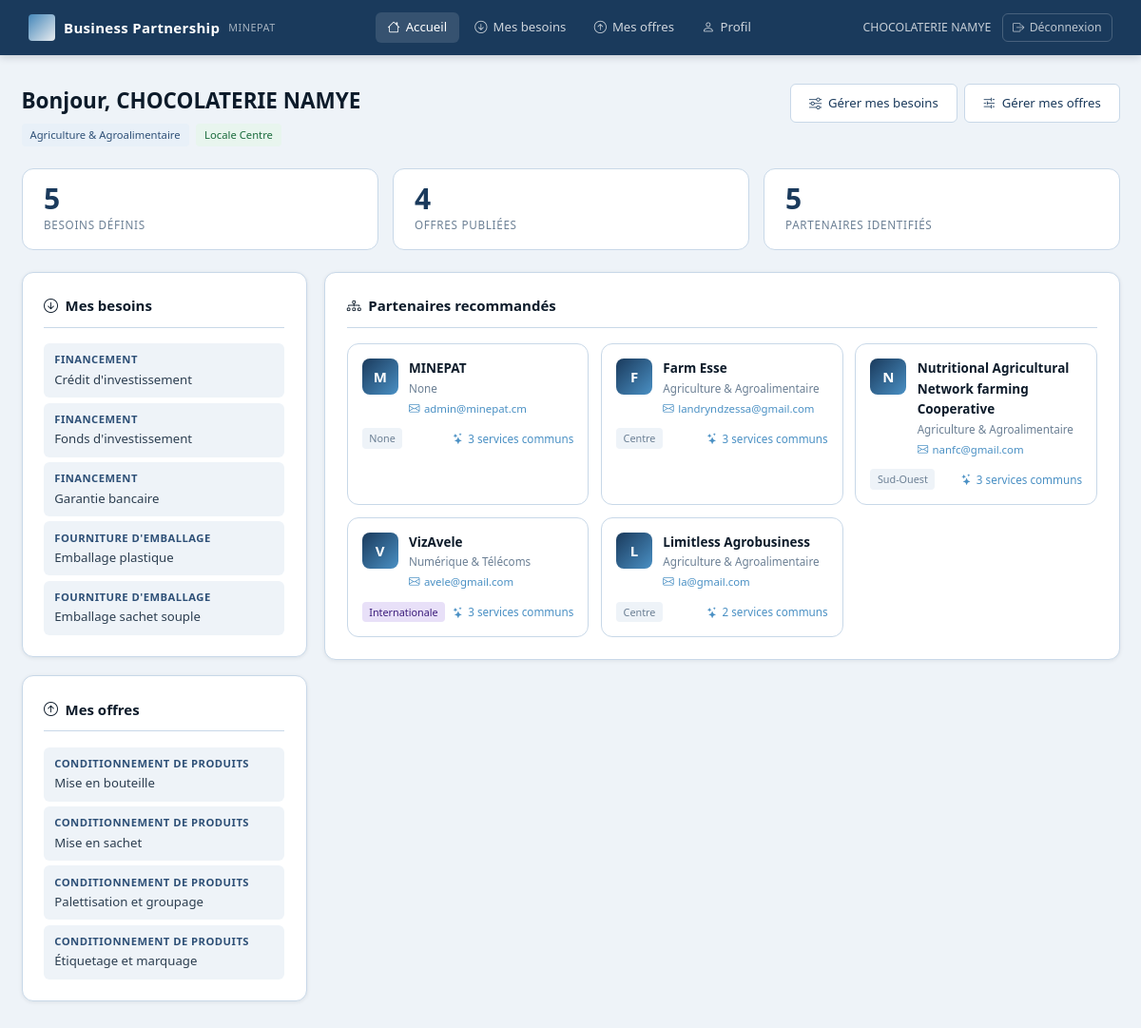
Screenshot of /dashboard/ (signed in) with the database file from the repository.
### entreprises/models.py (models this page shows, shortened)
class Entreprise(AbstractUser):
    raison_sociale = models.CharField(max_length=255)
    email = models.EmailField(unique=True)
    telephone=models.CharField(max_length=20, null=True, blank=True)
    est_locale = models.BooleanField(default=True)
    region = models.CharField(max_length=50, choices=REGIONS_CAMEROUN, blank=True, null=True)
    branche_activite = models.CharField(max_length=50, choices=BRANCHES_ACTIVITE, blank=True, null=True)
    description = models.TextField(blank=True, null=True)
    statut = models.CharField(max_length=20, choices=STATUT_CHOICES, default='EN_ATTENTE')
    date_inscription = models.DateTimeField(auto_now_add=True)
    date_validation = models.DateTimeField(blank=True, null=True)
    motif_rejet = models.TextField(blank=True, null=True)
    doc_registre_commerce = models.FileField(upload_to='documents/')
    doc_contribuable = models.FileField(upload_to='documents/')
    doc_autre = models.FileField(upload_to='documents/', blank=True, null=True)
    USERNAME_FIELD = 'username'
    REQUIRED_FIELDS = ['email', 'raison_sociale']
    class Meta:
        verbose_name = "Entreprise"

class BesoinOffreEntreprise(models.Model):
    entreprise = models.ForeignKey(Entreprise, on_delete=models.CASCADE, related_name='besoins_offres')
    service = models.ForeignKey(Service, on_delete=models.CASCADE, related_name='besoins_offres')
    besoin = models.BooleanField(default=True)
    date_enregistrement = models.DateTimeField(auto_now=True)
    class Meta:
        unique_together = ('entreprise', 'service', 'besoin')

class Service(models.Model):
    nom_service = models.CharField(max_length=150)
    element = models.CharField(max_length=200)
    description = models.TextField(blank=True, null=True)
    class Meta:
        ordering = ['nom_service', 'element']

### entreprises/views.py (the view)
# urls.py: path('dashboard/', views.dashboard, name='dashboard'),
@login_required
def dashboard(request):
    entreprise = request.user
    mes_besoins = BesoinOffreEntreprise.objects.filter(entreprise=entreprise, besoin=True).select_related('service')
    mes_offres  = BesoinOffreEntreprise.objects.filter(entreprise=entreprise, besoin=False).select_related('service')
    ids_besoins = mes_besoins.values_list('service_id', flat=True)
    partenaires = []
    if ids_besoins:
        partenaires = (
            Entreprise.objects
            .filter(besoins_offres__service__in=ids_besoins, besoins_offres__besoin=False, statut='APPROUVEE')
            .exclude(pk=entreprise.pk)
            .annotate(nb_correspondances=Count('besoins_offres__service',
                      filter=Q(besoins_offres__service__in=ids_besoins, besoins_offres__besoin=False)))
            .order_by('-nb_correspondances')
            .distinct()
        )
    return render(request, 'entreprises/dashboard.html', {
        'entreprise': entreprise,
        'mes_besoins': mes_besoins,
        'mes_offres': mes_offres,
        'partenaires': partenaires,
    })

### templates/entreprises/dashboard.html (shortened to what this page needs)
{% extends 'base.html' %}
{% block content %}
<div class="page-layout">
  <div class="page-header">
    <div>
      <h1>Bonjour, {{ entreprise.raison_sociale }}</h1>
      <p class="page-meta">
        <span class="badge-branch">{{ entreprise.get_branche_activite_display }}</span>
        {% if entreprise.est_locale %}<span class="badge-locale">Locale {{ entreprise.region }}</span>
        {% else %}<span class="badge-etranger">Internationale</span>{% endif %}
      </p>
    </div>
    <div class="dashboard-actions">
      <a href="{% url 'gerer_services' 'besoins' %}" class="btn-outline">
        <i class="bi bi-sliders"></i> Gérer mes besoins
      </a>
      <a href="{% url 'gerer_services' 'offres' %}" class="btn-outline">
        <i class="bi bi-sliders2"></i> Gérer mes offres
      </a>
    </div>
  </div>
  <div class="stats-bar">
    <div class="stat-item">
      <span class="stat-value">{{ mes_besoins.count }}</span>
      <span class="stat-label">Besoins définis</span>
    </div>
    <div class="stat-item">
      <span class="stat-value">{{ mes_offres.count }}</span>
      <span class="stat-label">Offres publiées</span>
    </div>
    <div class="stat-item">
      <span class="stat-value">{{ partenaires|length }}</span>
      <span class="stat-label">Partenaires identifiés</span>
    </div>
  </div>
  <div class="dashboard-grid">
    <div class="dashboard-col">
      <div class="section-card">
        <h2 class="section-title"><i class="bi bi-arrow-down-circle"></i> Mes besoins</h2>
        {% if mes_besoins %}
          <ul class="service-list">
            {% for rel in mes_besoins %}
            <li class="service-item">
              <span class="service-nom">{{ rel.service.nom_service }}</span>
              <span class="service-element">{{ rel.service.element }}</span>
            </li>
            {% endfor %}
          </ul>
        {% else %}
          <div class="empty-state">
            <i class="bi bi-inbox"></i>
            <p>Aucun besoin défini.<br><a href="{% url 'gerer_services' 'besoins' %}">Définir mes besoins</a></p>
          </div>
        {% endif %}
      </div>
      <div class="section-card">
        <h2 class="section-title"><i class="bi bi-arrow-up-circle"></i> Mes offres</h2>
        {% if mes_offres %}
          <ul class="service-list">
            {% for rel in mes_offres %}
            <li class="service-item">
              <span class="service-nom">{{ rel.service.nom_service }}</span>
              <span class="service-element">{{ rel.service.element }}</span>
            </li>
            {% endfor %}
          </ul>
        {% else %}
          <div class="empty-state">
            <i class="bi bi-megaphone"></i>
            <p>Aucune offre publiée.<br><a href="{% url 'gerer_services' 'offres' %}">Publier mes offres</a></p>
          </div>
        {% endif %}
      </div>
    </div>
    <div class="dashboard-col dashboard-col-wide">
      <div class="section-card">
        <h2 class="section-title"><i class="bi bi-diagram-3"></i> Partenaires recommandés</h2>
        {% if not mes_besoins %}
          <div class="empty-state empty-state-center">
            <i class="bi bi-search"></i>
            <p>Définissez vos besoins pour voir les entreprises susceptibles de vous aider.</p>
            <a href="{% url 'gerer_services' 'besoins' %}" class="btn-primary">Définir mes besoins</a>
          </div>
        {% elif not partenaires %}
          <div class="empty-state empty-state-center">
            <i class="bi bi-building-x"></i>
            <p>Aucune entreprise ne correspond encore à vos besoins.</p>
          </div>
        {% else %}
          <div class="partner-grid">
            {% for p in partenaires %}
            <a href="{% url 'fiche_entreprise' p.pk %}" class="partner-card">
              <div class="partner-header">
                <div class="partner-avatar">{{ p.raison_sociale|first }}</div>
                <div>
                  <div class="partner-name">{{ p.raison_sociale }}</div>
                  <div class="partner-branch">{{ p.get_branche_activite_display }}</div>
                  <div class="partner-email"><i class="bi bi-envelope"></i> {{ p.email }}</div>
                </div>
              </div>
              <div class="partner-meta">
                {% if p.est_locale %}<span class="badge-sm">{{ p.region }}</span>
                {% else %}<span class="badge-sm badge-int">Internationale</span>{% endif %}
                <span class="partner-match">
                  <i class="bi bi-stars"></i> {{ p.nb_correspondances }} service{{ p.nb_correspondances|pluralize }} commun{{ p.nb_correspondances|pluralize }}
                </span>
              </div>
            </a>
            {% endfor %}
          </div>
        {% endif %}
      </div>
    </div>
  </div>
</div>
{% endblock %}

### templates/base.html (shortened to what this page needs)
<!DOCTYPE html>
<html lang="fr">
<head>
  {% load static %}
  <link rel="stylesheet" href="{% static 'css/style.css' %}">
  <link rel="stylesheet" href="https://cdn.jsdelivr.net/npm/bootstrap-icons@1.11.3/font/bootstrap-icons.min.css">
</head>
<body>
{% if user.is_authenticated %}
<nav class="navbar">
  <div class="nav-brand">
    <span class="nav-logo-mark"></span>
    <span class="nav-title">Business Partnership</span>
    <span class="nav-sub">MINEPAT</span>
  </div>
  <div class="nav-links">
    {% if user.is_staff %}
      <a href="{% url 'ministere_tableau' %}" class="nav-link {% if request.resolver_match.url_name == 'ministere_tableau' %}active{% endif %}">
        <i class="bi bi-speedometer2"></i> Tableau de bord
      </a>
      <a href="{% url 'liste_entreprises' %}" class="nav-link">
        <i class="bi bi-building"></i> Entreprises
      </a>
    {% else %}
      <a href="{% url 'dashboard' %}" class="nav-link {% if request.resolver_match.url_name == 'dashboard' %}active{% endif %}">
        <i class="bi bi-house"></i> Accueil
      </a>
      <a href="{% url 'gerer_services' 'besoins' %}" class="nav-link">
        <i class="bi bi-arrow-down-circle"></i> Mes besoins
      </a>
      <a href="{% url 'gerer_services' 'offres' %}" class="nav-link">
        <i class="bi bi-arrow-up-circle"></i> Mes offres
      </a>
      <a href="{% url 'profil' %}" class="nav-link">
        <i class="bi bi-person"></i> Profil
      </a>
    {% endif %}
  </div>
  <div class="nav-user">
    <span class="nav-username">{{ user.raison_sociale|default:user.username }}</span>
    <a href="{% url 'deconnexion' %}" class="btn-logout">
      <i class="bi bi-box-arrow-right"></i> Déconnexion
    </a>
  </div>
</nav>
{% endif %}
<main class="main-content {% if not user.is_authenticated %}auth-page{% endif %}">
  {% block content %}{% endblock %}
</main>
</body>
</html>

### rows the page displays
Entreprise: raison_sociale "CHOCOLATERIE NAMYE", branche_activite "Agriculture & Agroalimentaire", region "Centre"
BesoinOffreEntreprise: service.nom_service "FINANCEMENT", service.element "Crédit d'investissement"
BesoinOffreEntreprise: service.nom_service "FINANCEMENT", service.element "Fonds d'investissement"
BesoinOffreEntreprise: service.nom_service "FINANCEMENT", service.element "Garantie bancaire"
BesoinOffreEntreprise: service.nom_service "FOURNITURE D'EMBALLAGE", service.element "Emballage plastique"
BesoinOffreEntreprise: service.nom_service "FOURNITURE D'EMBALLAGE", service.element "Emballage sachet souple"
BesoinOffreEntreprise: service.nom_service "CONDITIONNEMENT DE PRODUITS", service.element "Mise en bouteille"
BesoinOffreEntreprise: service.nom_service "CONDITIONNEMENT DE PRODUITS", service.element "Mise en sachet"
BesoinOffreEntreprise: service.nom_service "CONDITIONNEMENT DE PRODUITS", service.element "Palettisation et groupage"
BesoinOffreEntreprise: service.nom_service "CONDITIONNEMENT DE PRODUITS", service.element "Étiquetage et marquage"
Entreprise: raison_sociale|first "M", raison_sociale "MINEPAT", branche_activite "None", email "admin@minepat.cm", region "None", nb_correspondances "3"
Entreprise: raison_sociale|first "F", raison_sociale "Farm Esse", branche_activite "Agriculture & Agroalimentaire", email "landryndzessa@gmail.com", region "Centre", nb_correspondances "3"
Entreprise: raison_sociale|first "N", raison_sociale "Nutritional Agricultural Network farming Cooperative", branche_activite "Agriculture & Agroalimentaire", email "nanfc@gmail.com", region "Sud-Ouest", nb_correspondances "3"
Entreprise: raison_sociale|first "V", raison_sociale "VizAvele", branche_activite "Numérique & Télécoms", email "avele@gmail.com", est_locale "Internationale", nb_correspondances "3"
Entreprise: raison_sociale|first "L", raison_sociale "Limitless Agrobusiness", branche_activite "Agriculture & Agroalimentaire", email "la@gmail.com", region "Centre", nb_correspondances "2"

### other values shown
{{ mes_besoins.count }} "5"
{{ mes_offres.count }} "4"
{{ partenaires|length }} "5"
